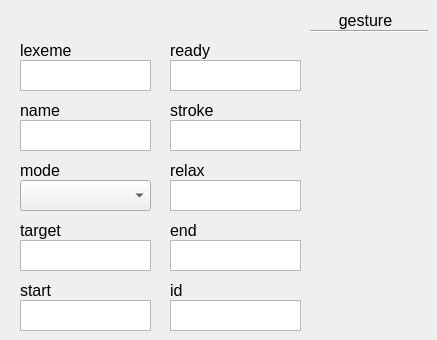
    <widget class="QWidget" name="gestureTab">
     <attribute name="title">
      <string>gesture</string>
     </attribute>
     <widget class="QLabel" name="postureLabel_11">
      <property name="geometry">
       <rect>
        <x>20</x>
        <y>40</y>
        <width>61</width>
        <height>20</height>
       </rect>
      </property>
      <property name="font">
       <font>
        <pointsize>12</pointsize>
       </font>
      </property>
      <property name="text">
       <string>lexeme</string>
      </property>
      <property name="alignment">
       <set>Qt::AlignLeading|Qt::AlignLeft|Qt::AlignVCenter</set>
      </property>
     </widget>
     <widget class="QPlainTextEdit" name="gestureLexemeBox">
      <property name="geometry">
       <rect>
        <x>20</x>
        <y>60</y>
        <width>131</width>
        <height>31</height>
       </rect>
      </property>
      <property name="accessibleName">
       <string>lexeme</string>
      </property>
     </widget>
     <widget class="Line" name="line_4">
      <property name="geometry">
       <rect>
        <x>310</x>
        <y>30</y>
        <width>118</width>
        <height>3</height>
       </rect>
      </property>
      <property name="orientation">
       <enum>Qt::Horizontal</enum>
      </property>
     </widget>
     <widget class="QLabel" name="idLabel_15">
      <property name="geometry">
       <rect>
        <x>320</x>
        <y>10</y>
        <width>91</width>
        <height>21</height>
       </rect>
      </property>
      <property name="font">
       <font>
        <pointsize>12</pointsize>
       </font>
      </property>
      <property name="text">
       <string>gesture</string>
      </property>
      <property name="alignment">
       <set>Qt::AlignCenter</set>
      </property>
     </widget>
     <widget class="QLabel" name="postureLabel_12">
      <property name="geometry">
       <rect>
        <x>20</x>
        <y>100</y>
        <width>61</width>
        <height>20</height>
       </rect>
      </property>
      <property name="font">
       <font>
        <pointsize>12</pointsize>
       </font>
      </property>
      <property name="text">
       <string>name</string>
      </property>
      <property name="alignment">
       <set>Qt::AlignLeading|Qt::AlignLeft|Qt::AlignVCenter</set>
      </property>
     </widget>
     <widget class="QPlainTextEdit" name="gestureNameBox">
      <property name="geometry">
       <rect>
        <x>20</x>
        <y>120</y>
        <width>131</width>
        <height>31</height>
       </rect>
      </property>
      <property name="accessibleName">
       <string>name</string>
      </property>
     </widget>
     <widget class="QComboBox" name="gestureModeBox">
      <property name="geometry">
       <rect>
        <x>20</x>
        <y>180</y>
        <width>131</width>
        <height>31</height>
       </rect>
      </property>
      <property name="accessibleName">
       <string>mode</string>
      </property>
     </widget>
     <widget class="QLabel" name="postureLabel_13">
      <property name="geometry">
       <rect>
        <x>20</x>
        <y>160</y>
        <width>91</width>
        <height>20</height>
       </rect>
      </property>
      <property name="font">
       <font>
        <pointsize>12</pointsize>
       </font>
      </property>
      <property name="text">
       <string>mode</string>
      </property>
      <property name="alignment">
       <set>Qt::AlignLeading|Qt::AlignLeft|Qt::AlignVCenter</set>
      </property>
     </widget>
     <widget class="QPlainTextEdit" name="gestureReadyBox">
      <property name="geometry">
       <rect>
        <x>170</x>
        <y>60</y>
        <width>131</width>
        <height>31</height>
       </rect>
      </property>
      <property name="accessibleName">
       <string>ready</string>
      </property>
     </widget>
     <widget class="QLabel" name="postureLabel_14">
      <property name="geometry">
       <rect>
        <x>20</x>
        <y>220</y>
        <width>61</width>
        <height>20</height>
       </rect>
      </property>
      <property name="font">
       <font>
        <pointsize>12</pointsize>
       </font>
      </property>
      <property name="text">
       <string>target</string>
      </property>
      <property name="alignment">
       <set>Qt::AlignLeading|Qt::AlignLeft|Qt::AlignVCenter</set>
      </property>
     </widget>
     <widget class="QPlainTextEdit" name="gestureTargetBox">
      <property name="geometry">
       <rect>
        <x>20</x>
        <y>240</y>
        <width>131</width>
        <height>31</height>
       </rect>
      </property>
      <property name="accessibleName">
       <string>target</string>
      </property>
     </widget>
     <widget class="QLabel" name="postureLabel_15">
      <property name="geometry">
       <rect>
        <x>20</x>
        <y>280</y>
        <width>61</width>
        <height>20</height>
       </rect>
      </property>
      <property name="font">
       <font>
        <pointsize>12</pointsize>
       </font>
      </property>
      <property name="text">
       <string>start</string>
      </property>
      <property name="alignment">
       <set>Qt::AlignLeading|Qt::AlignLeft|Qt::AlignVCenter</set>
      </property>
     </widget>
     <widget class="QPlainTextEdit" name="gestureStartBox">
      <property name="geometry">
       <rect>
        <x>20</x>
        <y>300</y>
        <width>131</width>
        <height>31</height>
       </rect>
      </property>
      <property name="accessibleName">
       <string>start</string>
      </property>
     </widget>
     <widget class="QLabel" name="postureLabel_16">
      <property name="geometry">
       <rect>
        <x>170</x>
        <y>40</y>
        <width>61</width>
        <height>20</height>
       </rect>
      </property>
      <property name="font">
       <font>
        <pointsize>12</pointsize>
       </font>
      </property>
      <property name="text">
       <string>ready</string>
      </property>
      <property name="alignment">
       <set>Qt::AlignLeading|Qt::AlignLeft|Qt::AlignVCenter</set>
      </property>
     </widget>
     <widget class="QPlainTextEdit" name="gestureStrokeBox">
      <property name="geometry">
       <rect>
        <x>170</x>
        <y>120</y>
        <width>131</width>
        <height>31</height>
       </rect>
      </property>
      <property name="accessibleName">
       <string>stroke</string>
      </property>
     </widget>
     <widget class="QLabel" name="postureLabel_17">
      <property name="geometry">
       <rect>
        <x>170</x>
        <y>100</y>
        <width>61</width>
        <height>20</height>
       </rect>
      </property>
      <property name="font">
       <font>
        <pointsize>12</pointsize>
       </font>
      </property>
      <property name="text">
       <string>stroke</string>
      </property>
      <property name="alignment">
       <set>Qt::AlignLeading|Qt::AlignLeft|Qt::AlignVCenter</set>
      </property>
     </widget>
     <widget class="QPlainTextEdit" name="gestureRelaxBox">
      <property name="geometry">
       <rect>
        <x>170</x>
        <y>180</y>
        <width>131</width>
        <height>31</height>
       </rect>
      </property>
      <property name="accessibleName">
       <string>relax</string>
      </property>
     </widget>
     <widget class="QLabel" name="postureLabel_18">
      <property name="geometry">
       <rect>
        <x>170</x>
        <y>160</y>
        <width>61</width>
        <height>20</height>
       </rect>
      </property>
      <property name="font">
       <font>
        <pointsize>12</pointsize>
       </font>
      </property>
      <property name="text">
       <string>relax</string>
      </property>
      <property name="alignment">
       <set>Qt::AlignLeading|Qt::AlignLeft|Qt::AlignVCenter</set>
      </property>
     </widget>
     <widget class="QPlainTextEdit" name="gestureEndBox">
      <property name="geometry">
       <rect>
        <x>170</x>
        <y>240</y>
        <width>131</width>
        <height>31</height>
       </rect>
      </property>
      <property name="accessibleName">
       <string>end</string>
      </property>
     </widget>
     <widget class="QLabel" name="postureLabel_19">
      <property name="geometry">
       <rect>
        <x>170</x>
        <y>220</y>
        <width>61</width>
        <height>20</height>
       </rect>
      </property>
      <property name="font">
       <font>
        <pointsize>12</pointsize>
       </font>
      </property>
      <property name="text">
       <string>end</string>
      </property>
      <property name="alignment">
       <set>Qt::AlignLeading|Qt::AlignLeft|Qt::AlignVCenter</set>
      </property>
     </widget>
     <widget class="QPlainTextEdit" name="gestureIdBox">
      <property name="geometry">
       <rect>
        <x>170</x>
        <y>300</y>
        <width>131</width>
        <height>31</height>
       </rect>
      </property>
      <property name="accessibleName">
       <string>id</string>
      </property>
     </widget>
     <widget class="QLabel" name="postureLabel_20">
      <property name="geometry">
       <rect>
        <x>170</x>
        <y>280</y>
        <width>61</width>
        <height>20</height>
       </rect>
      </property>
      <property name="font">
       <font>
        <pointsize>12</pointsize>
       </font>
      </property>
      <property name="text">
       <string>id</string>
      </property>
      <property name="alignment">
       <set>Qt::AlignLeading|Qt::AlignLeft|Qt::AlignVCenter</set>
      </property>
     </widget>
    </widget>
